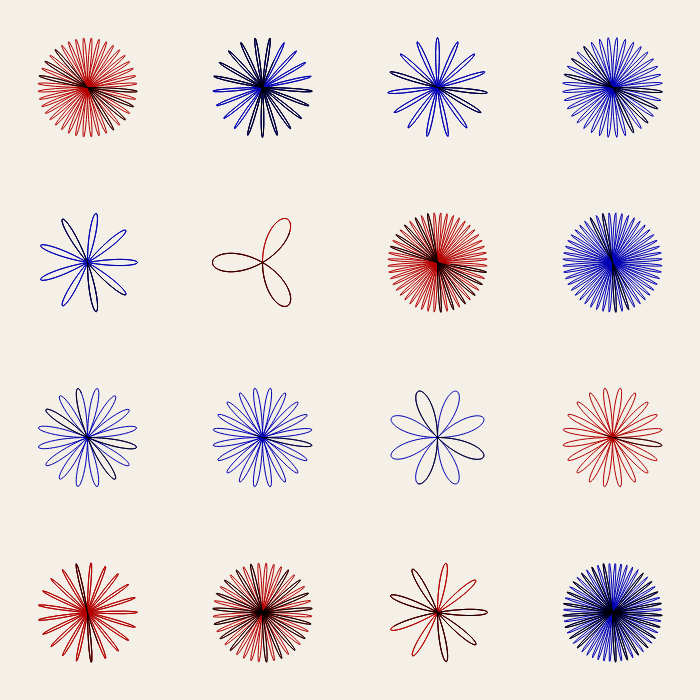
Frame 1 (no input)
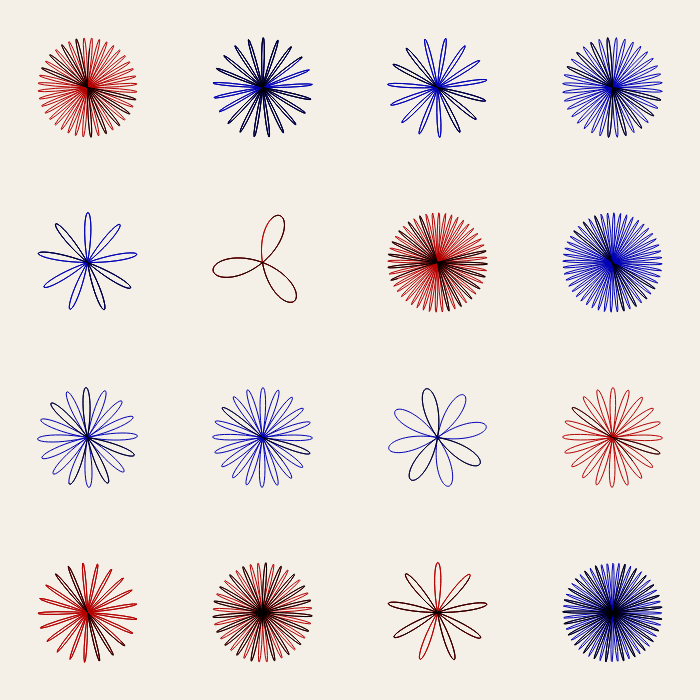
Frame 60 (no input)
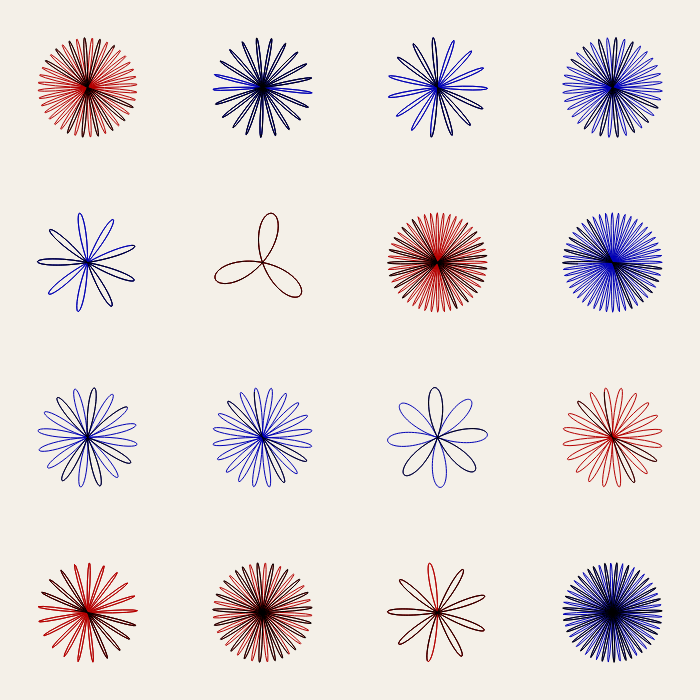
Frame 120 (the mouse pressed at the canvas centre since frame 60)

The p5.js sketch that drew these frames (run headless with seeded random() and noise() and a simulated clock; from frame 60 on, the mouse is pressed at the canvas centre):

// p5.js sketch
// ── sketch.js

const canvasSize = 700
const gridSize = 4
const sqr = canvasSize/gridSize 
let n;  
let d;
let t = 0;
let row = true;
let roses = [];
let colors = [];
  


function setup() {
  createCanvas(canvasSize, canvasSize);
  angleMode(DEGREES);
  let coin = (random()>0.5 ? true : false) 
  
  for (let i = 0; i < gridSize*4; i++){
    if (random()>0.3){
      coin = ! coin
    }
    roses.push([2+int(random()*25),2+int(random()*25)])
    colors.push(coin ? [180,0,0] : [0,0,180])
  }
}

function draw() {
  background(244,240,232)
  translate(canvasSize/(gridSize*2),canvasSize/(gridSize*2))
  for (let y = 0; y < gridSize; y++ ){
    row = ! row
    for (let x = 0; x < gridSize; x++){
      t += 0.01
      n = roses[x*(gridSize)+y][0]
      d = roses[x*(gridSize)+y][1]+(sin(t*0.5))*40

      noFill()
      //stroke(255,250,250);
      stroke(colors[x*gridSize+y])
      beginShape()
      strokeWeight(1)
      for (let i = 0; i <= 360; i++){
        let k = i
        let r = 200 * sin(n * k)
        let a = (row ? r * sin(k+t) : r * cos(k+t))
        let b = (row ? r * cos(k+t) : r * sin(k+t))
        vertex((a/gridSize)+(x*sqr),(b/gridSize)+(y*sqr))
      }
      endShape()
    
      stroke(0);
      beginShape();
      noFill()
      strokeWeight(1)
      for (let i = 0; i <=  360; i++){
        let k = i * d * PI/180;
        let r = 200 * sin(n * k)
        let a = (row ? r * sin(k+t) : r * cos(k+t))
        let b = (row ? r * cos(k+t) : r * sin(k+t))
        vertex((a/gridSize)+(x*sqr),(b/gridSize)+(y*sqr))
      }
      endShape();
    }
  }
} 
